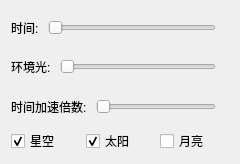
<?xml version="1.0" encoding="UTF-8"?>
<ui version="4.0">
 <class>EnvironmentSetting</class>
 <widget class="QWidget" name="EnvironmentSetting">
  <property name="geometry">
   <rect>
    <x>0</x>
    <y>0</y>
    <width>240</width>
    <height>164</height>
   </rect>
  </property>
  <property name="windowTitle">
   <string>EnvironmentSetting</string>
  </property>
  <layout class="QVBoxLayout" name="verticalLayout">
   <item>
    <layout class="QHBoxLayout" name="horizontalLayout">
     <item>
      <widget class="QLabel" name="label">
       <property name="text">
        <string>时间: </string>
       </property>
      </widget>
     </item>
     <item>
      <widget class="QSlider" name="slider_time">
       <property name="maximum">
        <number>24</number>
       </property>
       <property name="pageStep">
        <number>2</number>
       </property>
       <property name="orientation">
        <enum>Qt::Horizontal</enum>
       </property>
      </widget>
     </item>
     <item>
      <widget class="QLabel" name="label_time">
       <property name="text">
        <string/>
       </property>
      </widget>
     </item>
    </layout>
   </item>
   <item>
    <layout class="QHBoxLayout" name="horizontalLayout_2">
     <item>
      <widget class="QLabel" name="label_2">
       <property name="text">
        <string>环境光: </string>
       </property>
      </widget>
     </item>
     <item>
      <widget class="QSlider" name="slider_ambient">
       <property name="maximum">
        <number>100</number>
       </property>
       <property name="orientation">
        <enum>Qt::Horizontal</enum>
       </property>
      </widget>
     </item>
     <item>
      <widget class="QLabel" name="label_ambient">
       <property name="text">
        <string/>
       </property>
      </widget>
     </item>
    </layout>
   </item>
   <item>
    <layout class="QHBoxLayout" name="horizontalLayout_3">
     <item>
      <widget class="QLabel" name="label_3">
       <property name="text">
        <string>时间加速倍数: </string>
       </property>
      </widget>
     </item>
     <item>
      <widget class="QSlider" name="slider_speed">
       <property name="minimum">
        <number>1</number>
       </property>
       <property name="maximum">
        <number>100</number>
       </property>
       <property name="orientation">
        <enum>Qt::Horizontal</enum>
       </property>
      </widget>
     </item>
     <item>
      <widget class="QLabel" name="label_speed">
       <property name="text">
        <string/>
       </property>
      </widget>
     </item>
    </layout>
   </item>
   <item>
    <layout class="QHBoxLayout" name="horizontalLayout_4">
     <item>
      <widget class="QCheckBox" name="checkBox_star">
       <property name="text">
        <string>星空</string>
       </property>
       <property name="checked">
        <bool>true</bool>
       </property>
      </widget>
     </item>
     <item>
      <widget class="QCheckBox" name="checkBox_sun">
       <property name="text">
        <string>太阳</string>
       </property>
       <property name="checked">
        <bool>true</bool>
       </property>
      </widget>
     </item>
     <item>
      <widget class="QCheckBox" name="checkBox_moon">
       <property name="text">
        <string>月亮</string>
       </property>
      </widget>
     </item>
    </layout>
   </item>
  </layout>
 </widget>
 <layoutdefault spacing="6" margin="11"/>
 <resources/>
 <connections/>
</ui>
